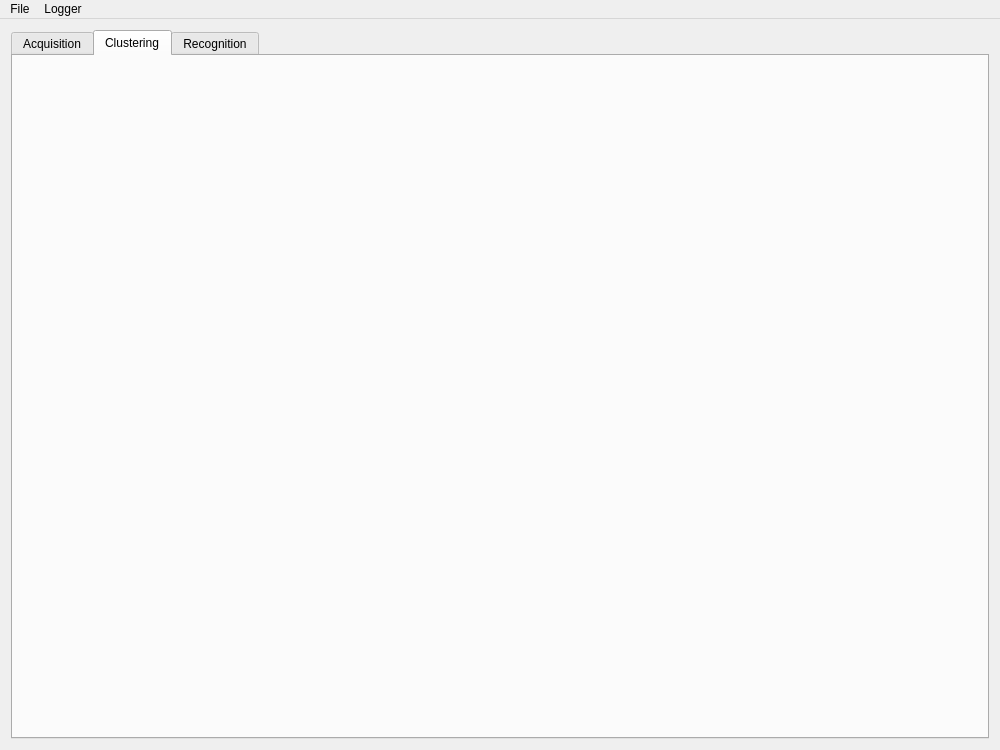
<?xml version="1.0" encoding="UTF-8"?>
<ui version="4.0">
 <class>MainWindow</class>
 <widget class="QMainWindow" name="MainWindow">
  <property name="geometry">
   <rect>
    <x>0</x>
    <y>0</y>
    <width>1000</width>
    <height>750</height>
   </rect>
  </property>
  <property name="windowTitle">
   <string>MainWindow</string>
  </property>
  <widget class="QWidget" name="tabMain">
   <layout class="QHBoxLayout" name="horizontalLayout_2">
    <item>
     <layout class="QHBoxLayout" name="horizontalLayout">
      <item>
       <widget class="QTabWidget" name="maintab">
        <property name="currentIndex">
         <number>1</number>
        </property>
        <widget class="AcquisitionView" name="acquisition">
         <attribute name="title">
          <string>Acquisition</string>
         </attribute>
        </widget>
        <widget class="ClusteringView" name="Clustering">
         <attribute name="title">
          <string>Clustering</string>
         </attribute>
        </widget>
        <widget class="QWidget" name="recognition">
         <property name="contextMenuPolicy">
          <enum>Qt::NoContextMenu</enum>
         </property>
         <attribute name="title">
          <string>Recognition</string>
         </attribute>
        </widget>
       </widget>
      </item>
     </layout>
    </item>
   </layout>
  </widget>
  <widget class="QMenuBar" name="menuBar">
   <property name="geometry">
    <rect>
     <x>0</x>
     <y>0</y>
     <width>1000</width>
     <height>25</height>
    </rect>
   </property>
   <widget class="QMenu" name="menu3D_Camera">
    <property name="title">
     <string>File</string>
    </property>
    <addaction name="actionExit"/>
   </widget>
   <widget class="QMenu" name="menuLogger">
    <property name="title">
     <string>Logger</string>
    </property>
    <addaction name="actionError"/>
    <addaction name="actionWarning"/>
    <addaction name="actionInfo"/>
    <addaction name="actionDebug"/>
   </widget>
   <addaction name="menu3D_Camera"/>
   <addaction name="menuLogger"/>
  </widget>
  <action name="actionExit">
   <property name="text">
    <string>Exit</string>
   </property>
  </action>
  <action name="actionError">
   <property name="text">
    <string>Error</string>
   </property>
  </action>
  <action name="actionWarning">
   <property name="text">
    <string>Warning</string>
   </property>
  </action>
  <action name="actionInfo">
   <property name="text">
    <string>Info</string>
   </property>
  </action>
  <action name="actionDebug">
   <property name="text">
    <string>Debug</string>
   </property>
  </action>
 </widget>
 <layoutdefault spacing="6" margin="11"/>
 <customwidgets>
  <customwidget>
   <class>AcquisitionView</class>
   <extends>QWidget</extends>
   <header location="global">acquisitionview.h</header>
   <container>1</container>
  </customwidget>
  <customwidget>
   <class>ClusteringView</class>
   <extends>QWidget</extends>
   <header location="global">clusteringview.h</header>
   <container>1</container>
  </customwidget>
 </customwidgets>
 <resources/>
 <connections/>
</ui>
